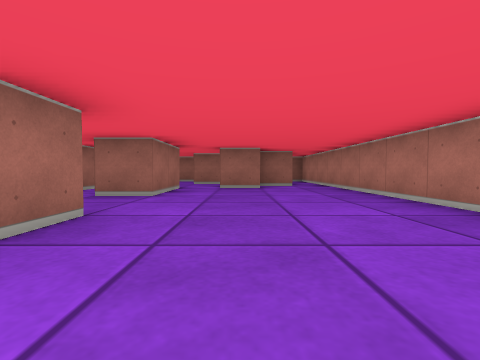
view 1 (above)

24 first-person views from a walk through a cub3D level. The camera is about half as high as the walls, tilts 2° down and sees 85° across. The floor is counted in squares. Each view is taken from the middle of a square. On the plan, view 1 faces up. The plan holds only what a view shows up to about 9 squares ahead; the rest is blank.

view 2
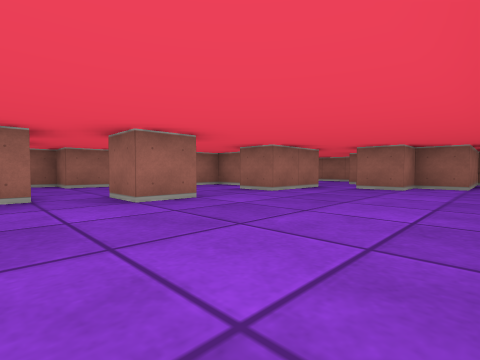

view 3
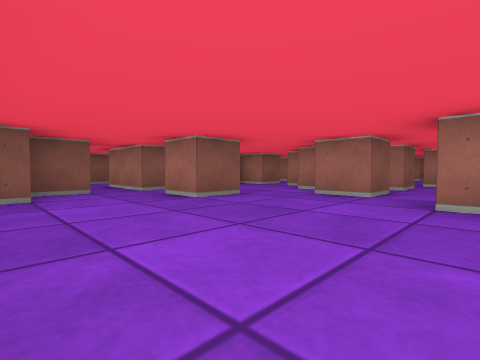

view 4
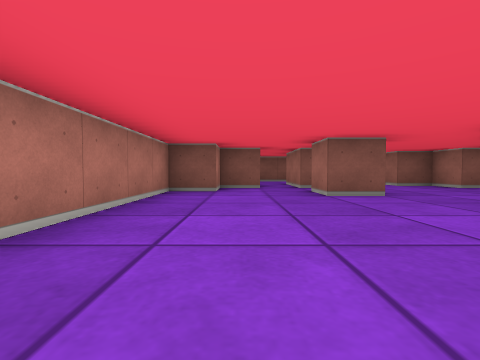

view 5
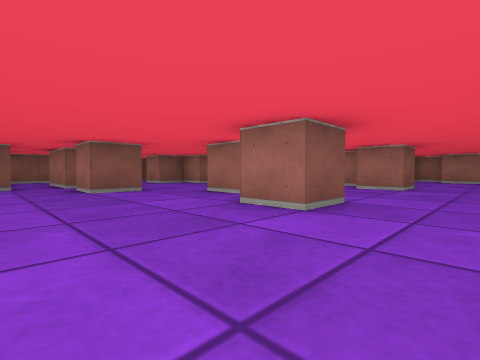

view 6
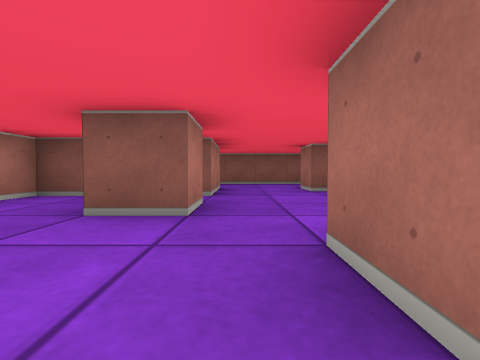

view 7
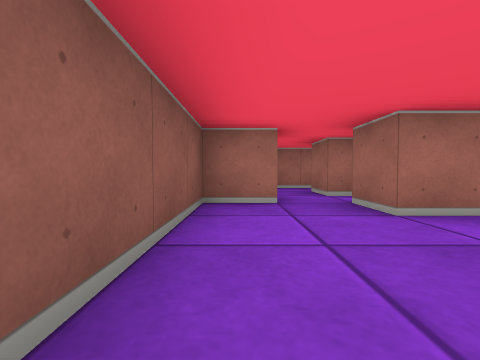

view 8
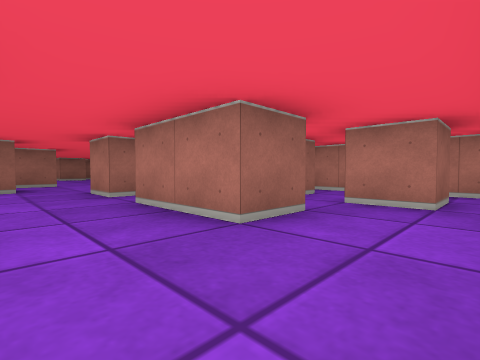

view 9
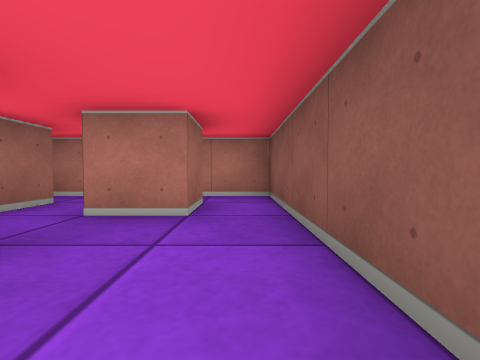

view 10
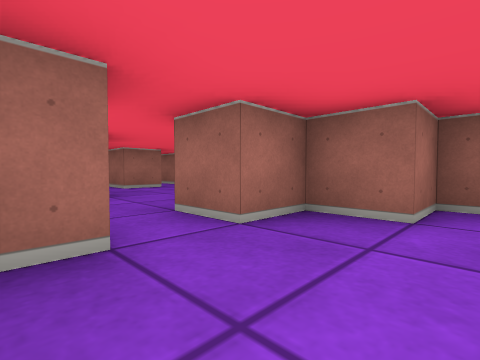

view 11
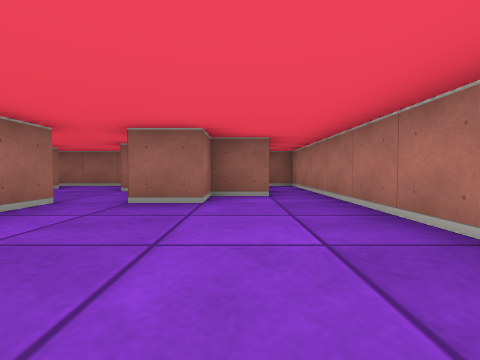

view 12
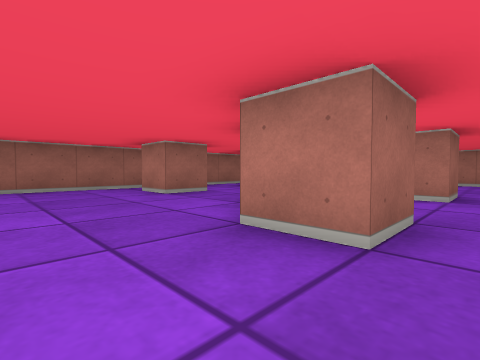

view 13
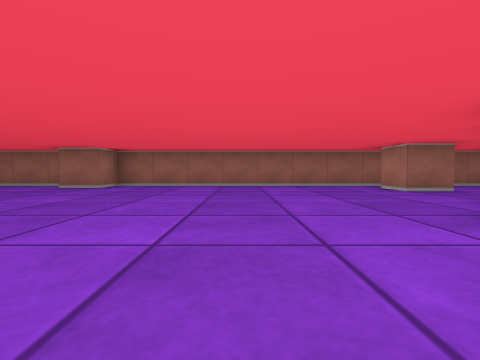

view 14
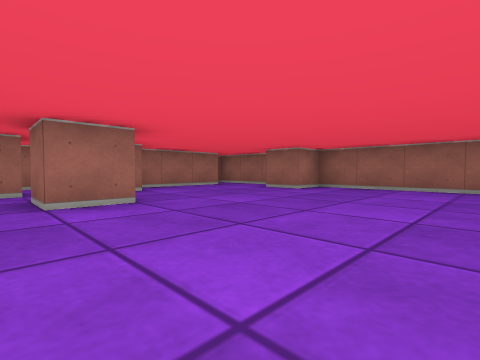

view 15
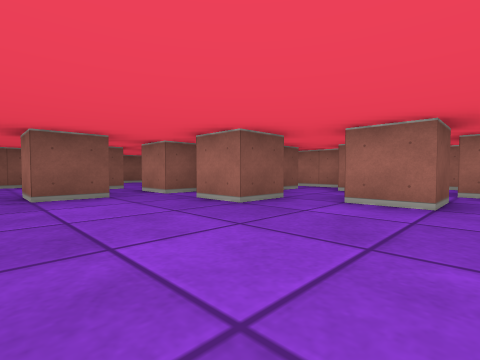

view 16
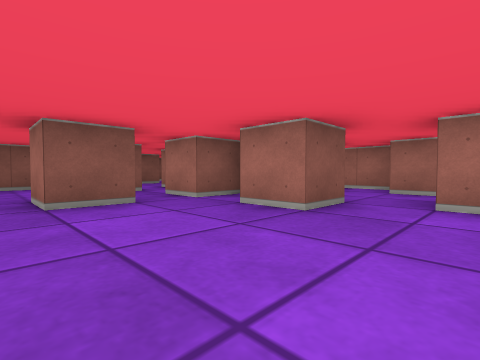

view 17
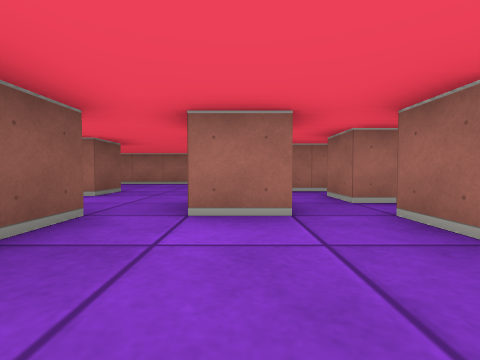

view 18
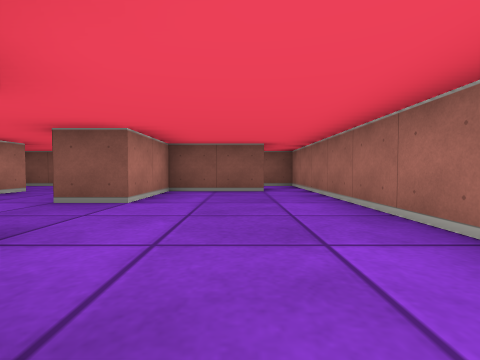

view 19
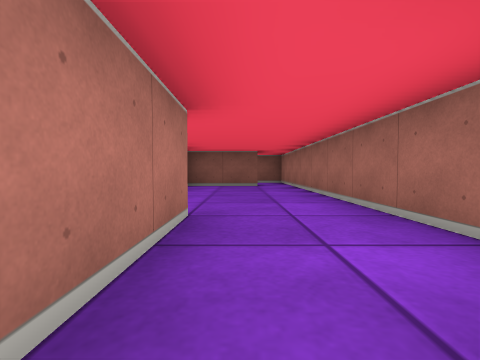

view 20
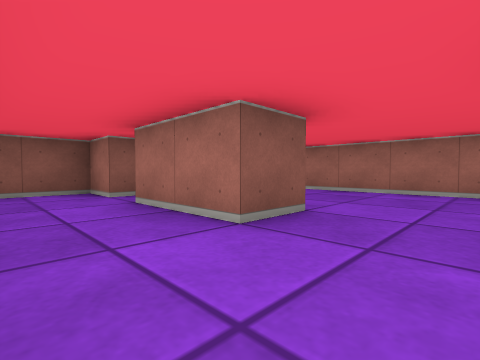

view 21
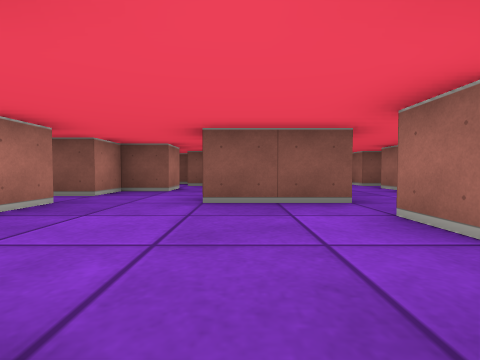

view 22
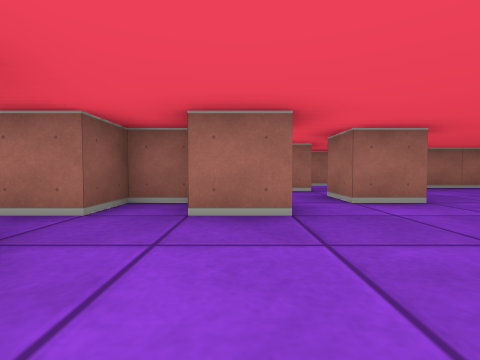

view 23
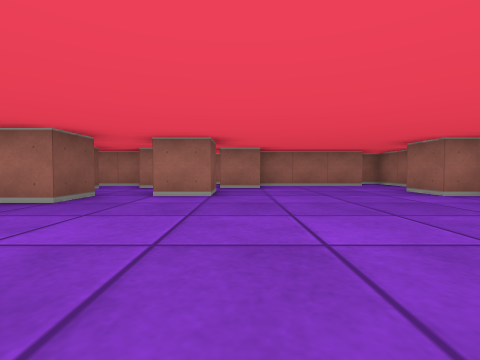

view 24
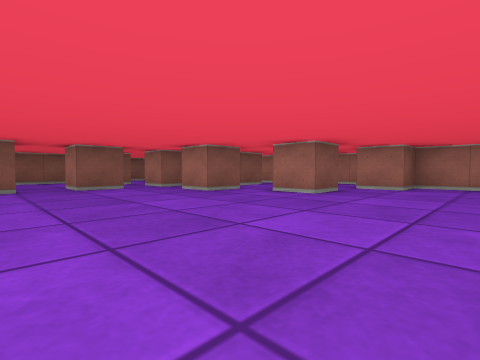

### Floor plan
Key: @ floor where view 1 was taken; # wall or solid block; . floor.
Columns run from 16 left of view 1 to 3 right of it. Each row starts with its distance up from view 1.
 11 ################ ###
 10 #...#........... #.#
  9 ##..........#..# #.#
  8  #..............##.#
  7  #..............#..#
  6 ###........##.#....#
  5 #...#......#..#....#
  4 ###................#
  3  #..##.............#
  2  #.##....##...#....#
  1  ..###.#.#.........#
  0 #..#.......###..@..#
 -1 #..##.#....##......#
 -2 #..........#...#...#
 -3 #......##........###
 -4 #...#..# ..#...#.#.#
 -5 #..##..##.###..#...#
 -6 #.##....#........#.#
 -7 #. ##...##.#.......#
 -8 ##  ################

Where each view was taken, in squares from view 1:
view 1: 0 up, 0 right, facing up
view 2: 0 up, 2 right, facing up-left
view 3: 2 up, 2 right, facing down-left
view 4: 3 up, 1 right, facing down
view 5: 4 up, 1 right, facing down-left
view 6: 1 up, 2 left, facing down
view 7: 7 down, 1 left, facing left
view 8: 7 down, 3 left, facing up-right
view 9: 7 down, 2 left, facing right
view 10: 4 down, 3 left, facing up-left
view 11: 3 up, 1 right, facing up
view 12: 4 up, 7 left, facing up-right
view 13: 3 up, 8 left, facing up
view 14: 4 up, 8 left, facing up-left
view 15: 6 up, 8 left, facing down-left
view 16: 5 up, 8 left, facing down-left
view 17: 1 down, 7 left, facing left
view 18: 0 up, 14 left, facing down
view 19: 2 up, 14 left, facing down
view 20: 2 down, 10 left, facing down-left
view 21: 1 up, 8 left, facing down
view 22: 3 up, 8 left, facing left
view 23: 6 up, 7 left, facing left
view 24: 8 up, 7 left, facing down-left
